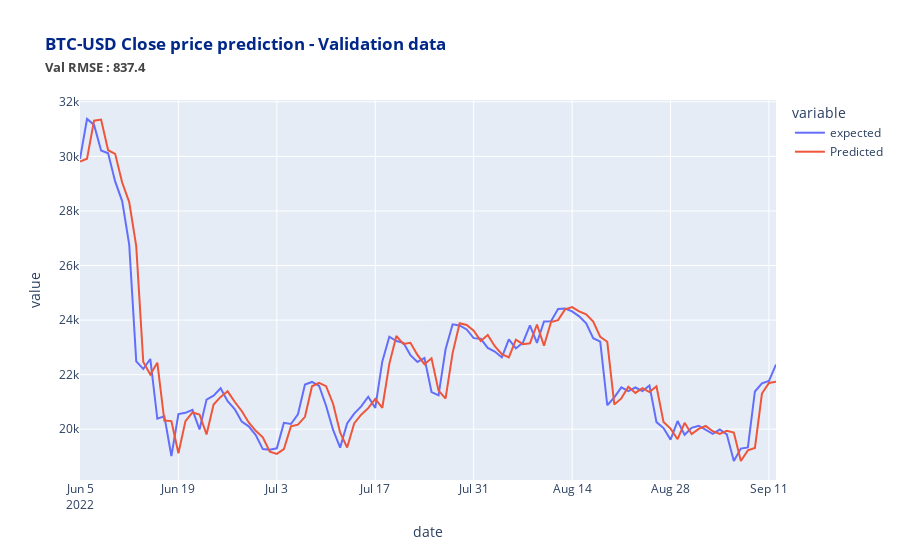

Notebook cell for this chart:
### Markdown cell above
### JPY/USD as exogeneous variable

### Code cell
#with jpy/usd price as exogeneous variable

size = int(len(final_df2)-100)
bitcoin_train_test = final_df2[['close_btc_log','open_jpy_usd_log']]

# Divide into train and test
train_arima, test_arima = bitcoin_train_test[0:size], bitcoin_train_test[size:len(final_df2)]
history = [x for x in train_arima['close_btc_log']]

exog_variables_train = [x for x in train_arima['open_jpy_usd_log']]
exog_variables_test = test_arima['open_jpy_usd_log']
predictions = list()
originals = list()
error_list_mape = list()
error_list_mse = list()

print('Calculating MSE and MAPE...')
print('\n')

# We go over each value in the test set and then apply ARIMA model and calculate the predicted value. We have the expected value in the test set therefore we calculate the error between predicted and expected value 
for t in range(len(test_arima)):
    model = ARIMA(history, exog_variables_train, order=(2, 1, 2))
    model_fit = model.fit()

    output = model_fit.predict(start=len(history), end=len(final_df2)-1, exog=exog_variables_test)
    pred_value = output[0]
    
    original_value = test_arima['close_btc_log'][t]
    history.append(original_value)
    original_value_exog = test_arima['open_jpy_usd_log'][t]

    exog_variables_train.append(original_value_exog)
    exog_variables_test = test_arima['open_jpy_usd_log']
    exog_variables_test = exog_variables_test.iloc[t+1:]
    
    #back transform log
    pred_value = np.exp(pred_value)
    original_value = np.exp(original_value)

    # Calculating the error
    error_mape = ((abs(pred_value - original_value)) / original_value) * 100
    error_list_mape.append(error_mape)
    error_mse = (pred_value - original_value)**2
    error_list_mse.append(error_mse)


    #print('predicted = %f,   expected = %f,   mape = %f ' % (pred_value, original_value, error_mape), '%')
    #print('predicted = %f,   expected = %f,   mse = %f ' % (pred_value, original_value, error_mse))
    predictions.append(float(pred_value))
    originals.append(float(original_value))

# After iterating over whole test set the overall mean error is calculated.   
print('\n Mean MAPE in Predicting Test Case : %f ' % (sum(error_list_mape)/float(len(error_list_mape))), '%')
print('\n Mean RMSE in Predicting Test Case :' , (np.sqrt(sum(error_list_mse)/float(len(error_list_mse)))))

val_results = pd.DataFrame(originals,columns=['expected'])
val_results['Predicted'] = predictions
val_results.set_index(bitcoin_train_test[size:len(final_df2)].index,inplace=True)
val_results = (val_results)
rmse = np.sqrt(sum(error_list_mse)/float(len(error_list_mse)))
px.line(val_results, 
        title='<span style="color:#012888;font-weight:bold">BTC-USD Close price prediction - Validation data \
        <br><span style="font-size: 13px;color:#444444;">Val RMSE : {:.1f}</span>'.format(rmse))
